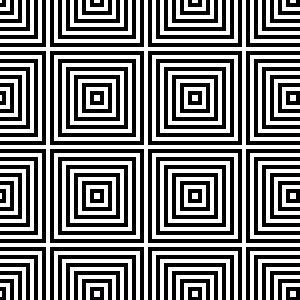
Frame 1 (no input)
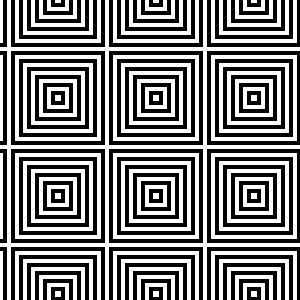
Frame 60 (the mouse pressed at the canvas centre just before this capture)
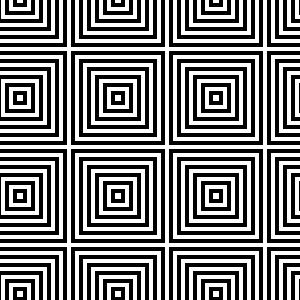
Frame 120 (the mouse held since frame 60 and released just before this capture)

The Processing sketch that drew these frames (run headless with seeded random() and noise(); from frame 60 on, the mouse is pressed at the canvas centre):

// Processing sketch: processing_185433
// ── processing_185433.pde

/*
 Andor Salga
*/

void setup() {
  size(300, 300);
  noSmooth();
  strokeWeight(4);
  noFill();
  rectMode(CENTER);
}

void draw() {
  background(255);

  for (int x = -100; x < width; x += 98  ) {
    for (int y = 0; y < height; y += 98) {
      pushMatrix();
      translate(x + frameCount % 98, y);

      for (int i = 10; i < 100; i += 16) {
        rect(0, 0, i, i);
      }

      popMatrix();
    }
  }
}
